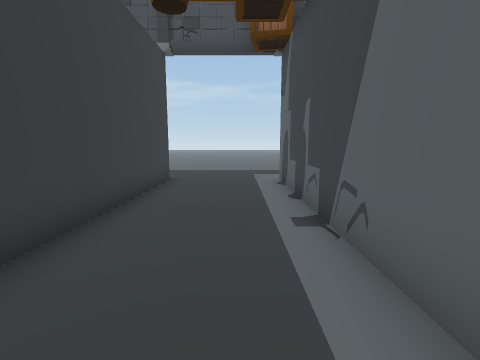
View 1 (above)

24 first-person views from a walk through a scene from a Unity 3-D project. The camera is 1.3 m above the floor, tilts 8° down and sees 85° across. The floor is counted in squares, 1 m on a side. Each view is taken from the middle of a square. On the plan, view 1 faces up. The plan holds only what a view shows up to about 13 squares ahead; the rest is blank. The place goes on beyond the plan. The player character is not drawn.

View 2
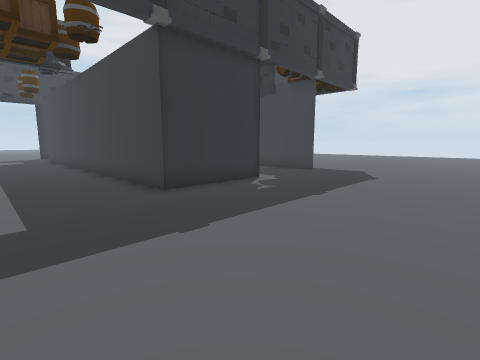

View 3
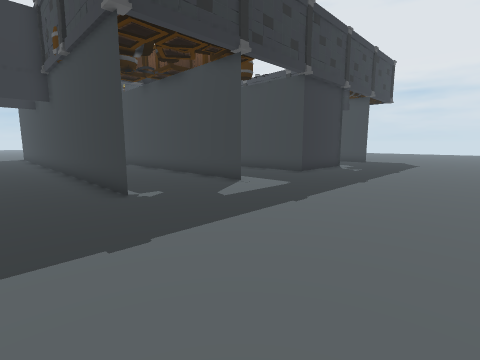

View 4
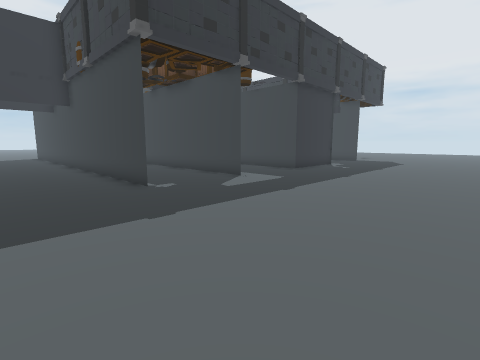

View 5
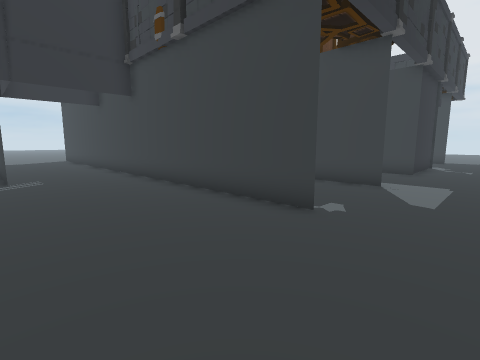

View 6
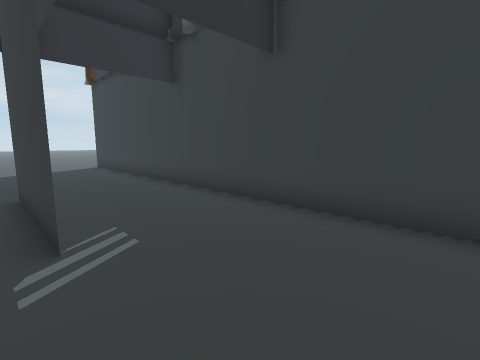

View 7
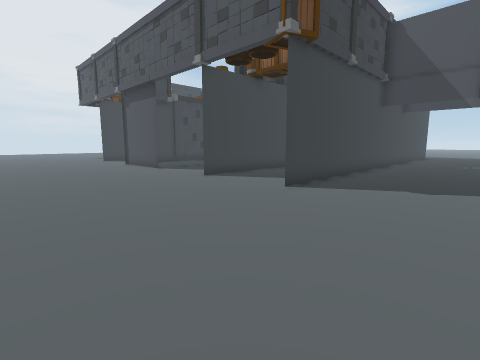

View 8
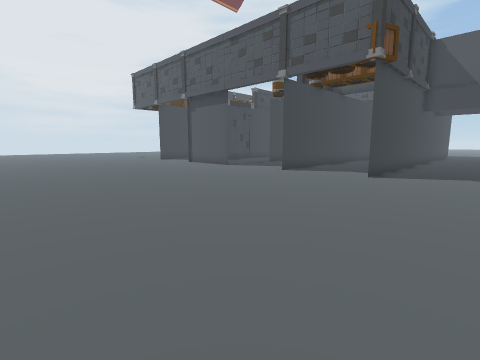

View 9
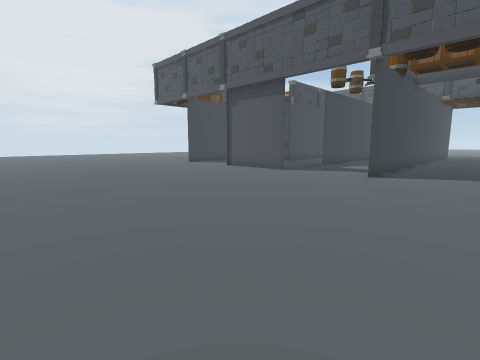

View 10
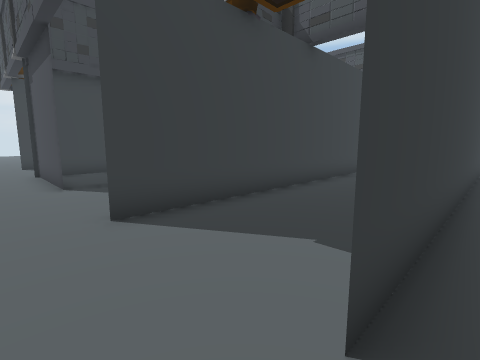

View 11
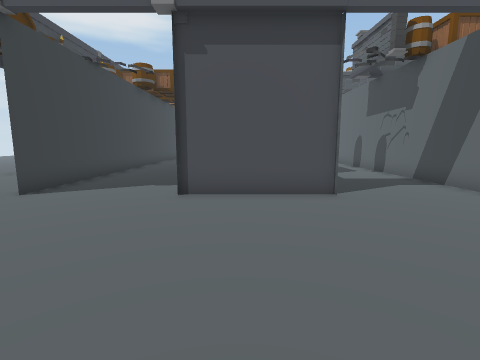

View 12
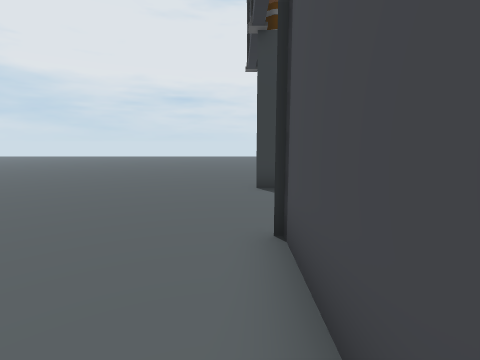

View 13
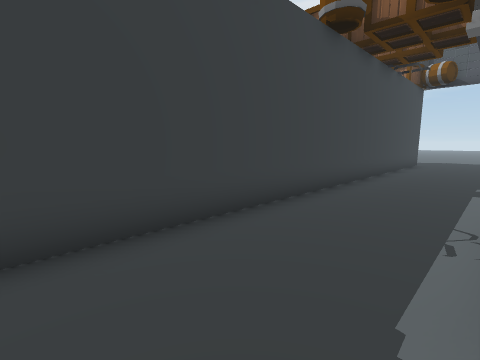

View 14
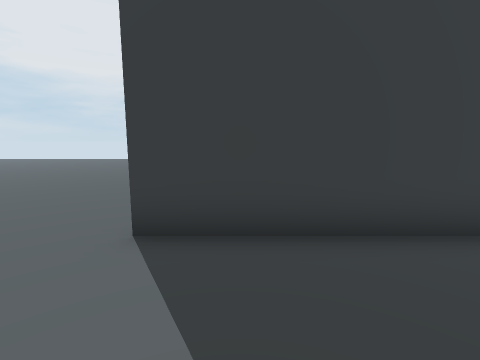

View 15
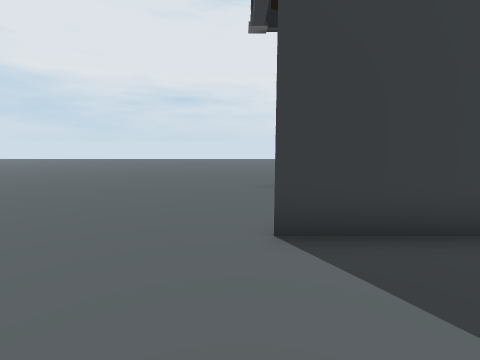

View 16
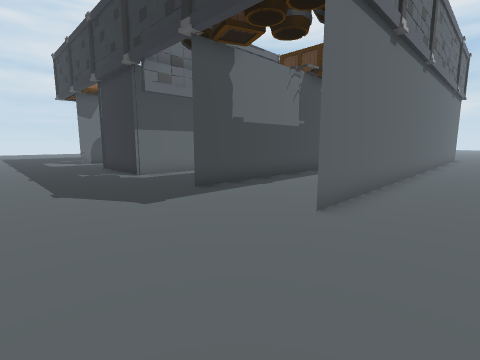

View 17
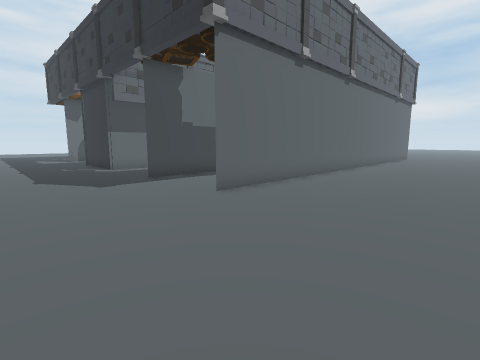

View 18
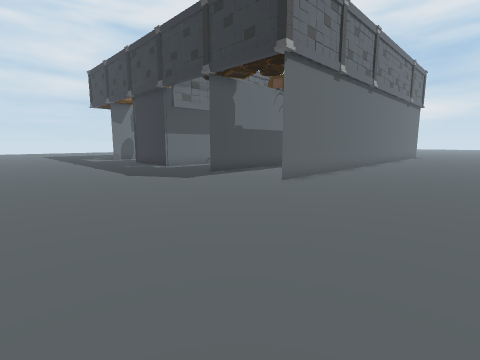

View 19
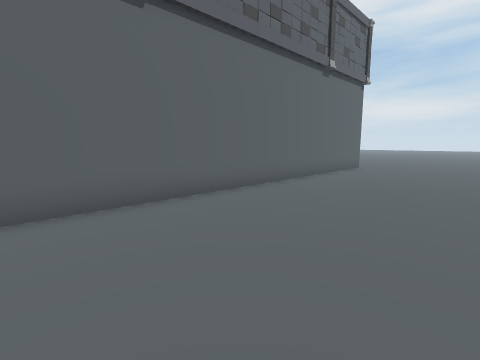

View 20
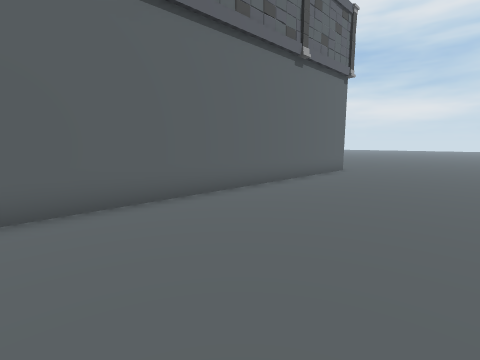

View 21
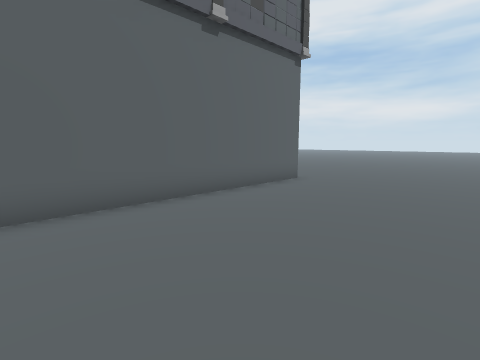

View 22
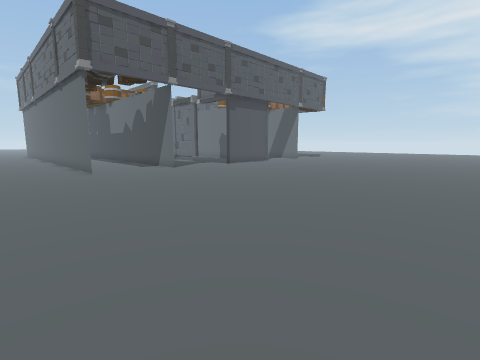

View 23
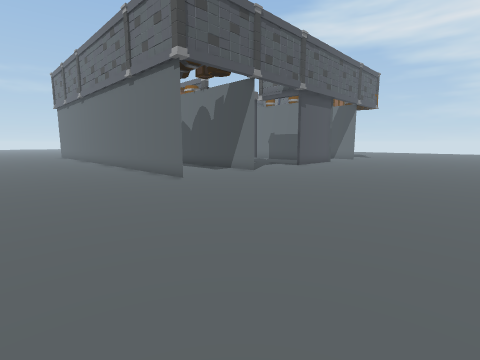

View 24
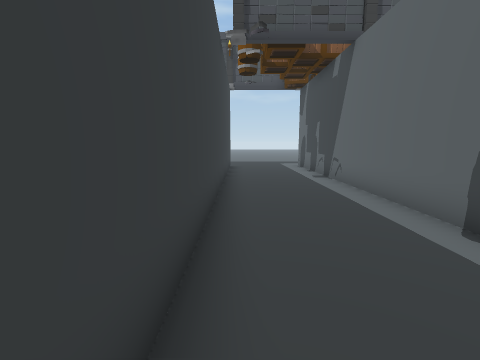

### Floor plan
Points are (right, up) in squares from view 1. A wall is a line through its corners. A room is listed if a view was taken in it or the views show most of it. See-through windows are left out.
Room 1 (views 1, 2, 3, 4, 5, 6, 7, 8, 9, 10, 11, 12, 13, 14, 15, 16, 17, 18, 19, 20, 21, 22, 23, 24)
walls: (-10.6, 2) (-10.6, 9.5) (-10.6, 9); (-10.6, -10.5) (-10.6, -9.8); (1.4, -2.4) (1.4, 9.5) (1.4, 3.9); (-2.5, -10.4) (-6.6, -10.4); (1.4, 0) (1.4, -10.6); (-6.6, 6.6) (-6.6, 9.4) (-2.6, 9.4) (-2.6, -5.5); (-10.6, 6) (-10.6, -10.6); (-14.6, -10.6) (-14.6, 9.5); (1.4, -10.1) (1.4, -3.9); (9.4, 1.5) (9.4, -2.5); (5.4, 9.5) (5.4, -10.6)

Positions as (right, up) in squares from view 1, and headings:
1: (0, 0), facing up
2: (1, 16), facing down-left
3: (8, 16), facing down-left
4: (9, 17), facing down-left
5: (10, 12), facing down-left
6: (10, 5), facing down-left
7: (10, -17), facing up-left
8: (9, -21), facing up-left
9: (5, -21), facing up-left
10: (6, -12), facing up-left
11: (-5, -17), facing up
12: (-3, -11), facing left
13: (-7, -9), facing up-left
14: (-7, -9), facing left
15: (-7, -11), facing left
16: (-17, 14), facing down-right
17: (-20, 14), facing down-right
18: (-20, 17), facing down-right
19: (-20, 4), facing down-right
20: (-20, 2), facing down-right
21: (-20, -2), facing down-right
22: (-18, -23), facing up-right
23: (-20, -19), facing up-right
24: (-2, -6), facing up
